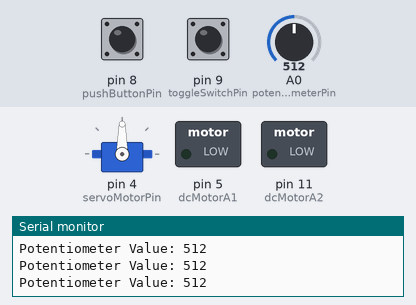
The sketch below on a simulated Arduino Uno, built with avr-gcc and run on an emulated ATmega328P. On the bench: servo, switched loads named in the sketch (green lamp = pin HIGH), the last lines printed to the serial monitor. The test bench sets the inputs (shaded band); at power-on: A0 (potentiometerPin) = 512, pin 8 (pushButtonPin) HIGH, pin 9 (toggleSwitchPin) HIGH.

Above: at 1.7 s.
1.8 s: A0 (potentiometerPin) set to 107
At 2.9 s:
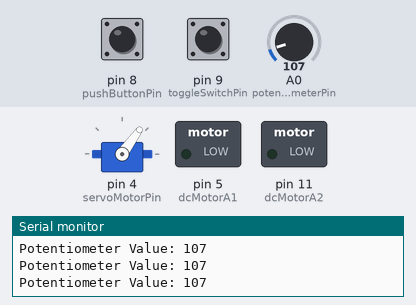
3.3 s: A0 (potentiometerPin) set to 90
At 4.5 s:
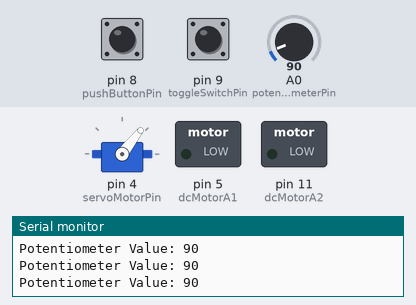
6.3 s: A0 (potentiometerPin) set to 306
At 7.5 s:
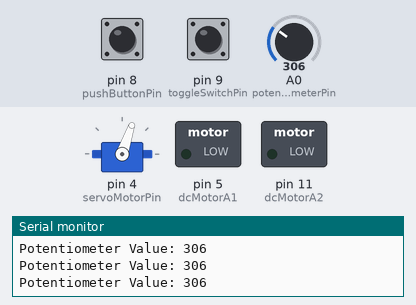
7.8 s: A0 (potentiometerPin) set to 1023
At 8.4 s:
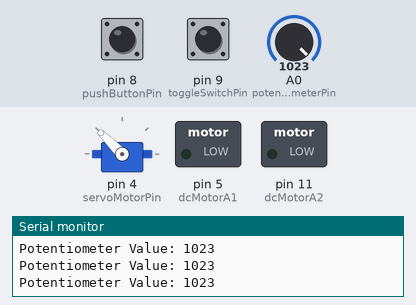
9.3 s: A0 (potentiometerPin) set to 992
At 10.1 s:
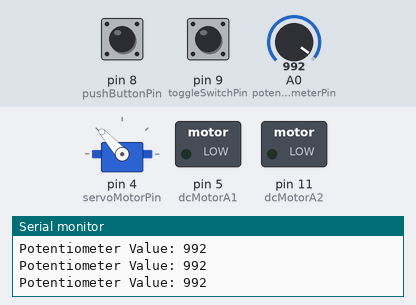
12.3 s: A0 (potentiometerPin) set to 716
At 13.6 s:
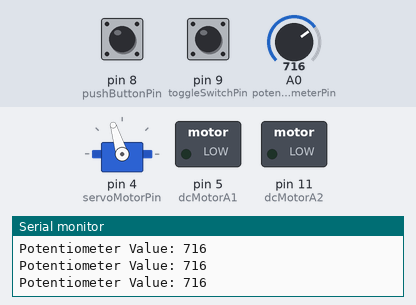
Timing chart, 0 to 14.8 s (numbered marks = the images above; inputs shaded):
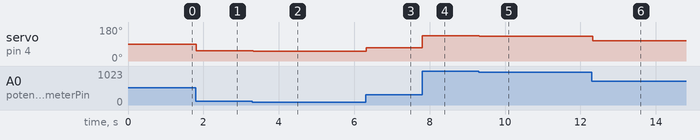

The sketch:

Exercise_2-1_v1.2.ino
```cpp
#include <Servo.h>

// Pins
const int pushButtonPin = 8;
const int potentiometerPin = A0;
const int toggleSwitchPin = 9;
const int servoMotorPin = 4;
const int dcMotorA1 = 5;
const int dcMotorA2 = 11;

// Servo
Servo servoMotor;

// Variables
int servoPosition = 90; // Initial servo position
int motorSpeed = 255;   // DC motor speed (0-255)

void setup() {
  pinMode(pushButtonPin, INPUT_PULLUP); // Internal pull-up resistor
  pinMode(toggleSwitchPin, INPUT_PULLUP); // Internal pull-up resistor
  servoMotor.attach(servoMotorPin);
  pinMode(dcMotorA1, OUTPUT);
  pinMode(dcMotorA2, OUTPUT);

  // Move the servo to the initial position
  servoMotor.write(servoPosition);
  delay(500); // Allow time for the servo to move

  // Start serial communication
  Serial.begin(9600);
}

void loop() {
  // Read potentiometer value to control servo position
  int potValue = analogRead(potentiometerPin);
  servoPosition = map(potValue, 0, 1023, 45, 135);
  servoMotor.write(servoPosition);

  // Check if the servo is in the desired position
  bool isServoInPosition = (servoPosition >= 80 && servoPosition <= 100);

  // Read toggle switch state for motor direction
  int toggleSwitchState = digitalRead(toggleSwitchPin);

  // Read push button state
  int pushButtonState = digitalRead(pushButtonPin);

  if (isServoInPosition && pushButtonState == LOW) {
    if (toggleSwitchState == HIGH) {
      // Raise the cable
      analogWrite(dcMotorA1, motorSpeed);
      analogWrite(dcMotorA2, 0);
    } else {
      // Lower the cable
      analogWrite(dcMotorA1, 0);
      analogWrite(dcMotorA2, motorSpeed);
    }
  } else {
    // Stop the motor
    analogWrite(dcMotorA1, 0);
    analogWrite(dcMotorA2, 0);
  }

  // Print potentiometer value to Serial Monitor
  Serial.print("Potentiometer Value: ");
  Serial.println(potValue);
}
```

Measured:
- after the input at 1.8 s, servo on pin 4 (servoMotorPin): 90° → 54° at once
- after the input at 3.3 s, servo on pin 4 (servoMotorPin): 54° → 52° at once
- after the input at 6.3 s, servo on pin 4 (servoMotorPin): 52° → 71° at once
- after the input at 7.8 s, servo on pin 4 (servoMotorPin): 71° → 135° at once
- after the input at 9.3 s, servo on pin 4 (servoMotorPin): 135° → 132° at once
- after the input at 12.3 s, servo on pin 4 (servoMotorPin): 132° → 107° at once
